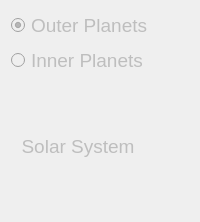
      <widget class="QWidget" name="ssFrame" native="true">
       <property name="enabled">
        <bool>false</bool>
       </property>
       <layout class="QVBoxLayout" name="verticalLayout_7">
        <property name="spacing">
         <number>6</number>
        </property>
        <item>
         <widget class="QRadioButton" name="rdOuter">
          <property name="font">
           <font>
            <pointsize>14</pointsize>
           </font>
          </property>
          <property name="text">
           <string>Outer Planets</string>
          </property>
          <property name="checked">
           <bool>true</bool>
          </property>
          <attribute name="buttonGroup">
           <string notr="true">buttonGroup</string>
          </attribute>
         </widget>
        </item>
        <item>
         <widget class="QRadioButton" name="rdInner">
          <property name="font">
           <font>
            <pointsize>14</pointsize>
           </font>
          </property>
          <property name="text">
           <string>Inner Planets</string>
          </property>
          <attribute name="buttonGroup">
           <string notr="true">buttonGroup</string>
          </attribute>
         </widget>
        </item>
        <item>
         <widget class="QToolButton" name="btnSolarSystem">
          <property name="minimumSize">
           <size>
            <width>0</width>
            <height>130</height>
           </size>
          </property>
          <property name="maximumSize">
           <size>
            <width>16777215</width>
            <height>130</height>
           </size>
          </property>
          <property name="accessibleName">
           <string>FLYBY-SS</string>
          </property>
          <property name="layoutDirection">
           <enum>Qt::LeftToRight</enum>
          </property>
          <property name="styleSheet">
           <string notr="true">QToolButton { 
     border-style: inset;
     border-width: 1px;
     border-radius:5px;
	 padding: 3px;
     border-style: solid;
     border-width: 1px;
     border-radius:5px;
     border-color: palette(button);
	 padding: 3px;
     font-size: 14pt;	
}

QToolButton:checked { 
     border-color: palette(dark);
    background-color: qradialgradient(cx: 0.7, cy: 1.4, fx: 0.7, fy: 1.9, radius: 1.5, stop: 0 rgb(255, 255, 0), stop: 1 transparent );
}

QToolButton:pressed { 
     border-color: palette(dark);
     background-color: qradialgradient(cx: 0.7, cy: 1.4, fx: 0.7, fy: 1.9, radius: 1.5, stop: 0 palette(dark), stop: 1 transparent );
}

</string>
          </property>
          <property name="text">
           <string>Solar System</string>
          </property>
          <property name="icon">
           <iconset resource="../../data/mainRes.qrc">
            <normaloff>:/gui/planets/gui/planets/solar_system.png</normaloff>:/gui/planets/gui/planets/solar_system.png</iconset>
          </property>
          <property name="iconSize">
           <size>
            <width>200</width>
            <height>91</height>
           </size>
          </property>
          <property name="checkable">
           <bool>true</bool>
          </property>
          <property name="toolButtonStyle">
           <enum>Qt::ToolButtonTextUnderIcon</enum>
          </property>
          <property name="autoRaise">
           <bool>false</bool>
          </property>
         </widget>
        </item>
       </layout>
      </widget>
